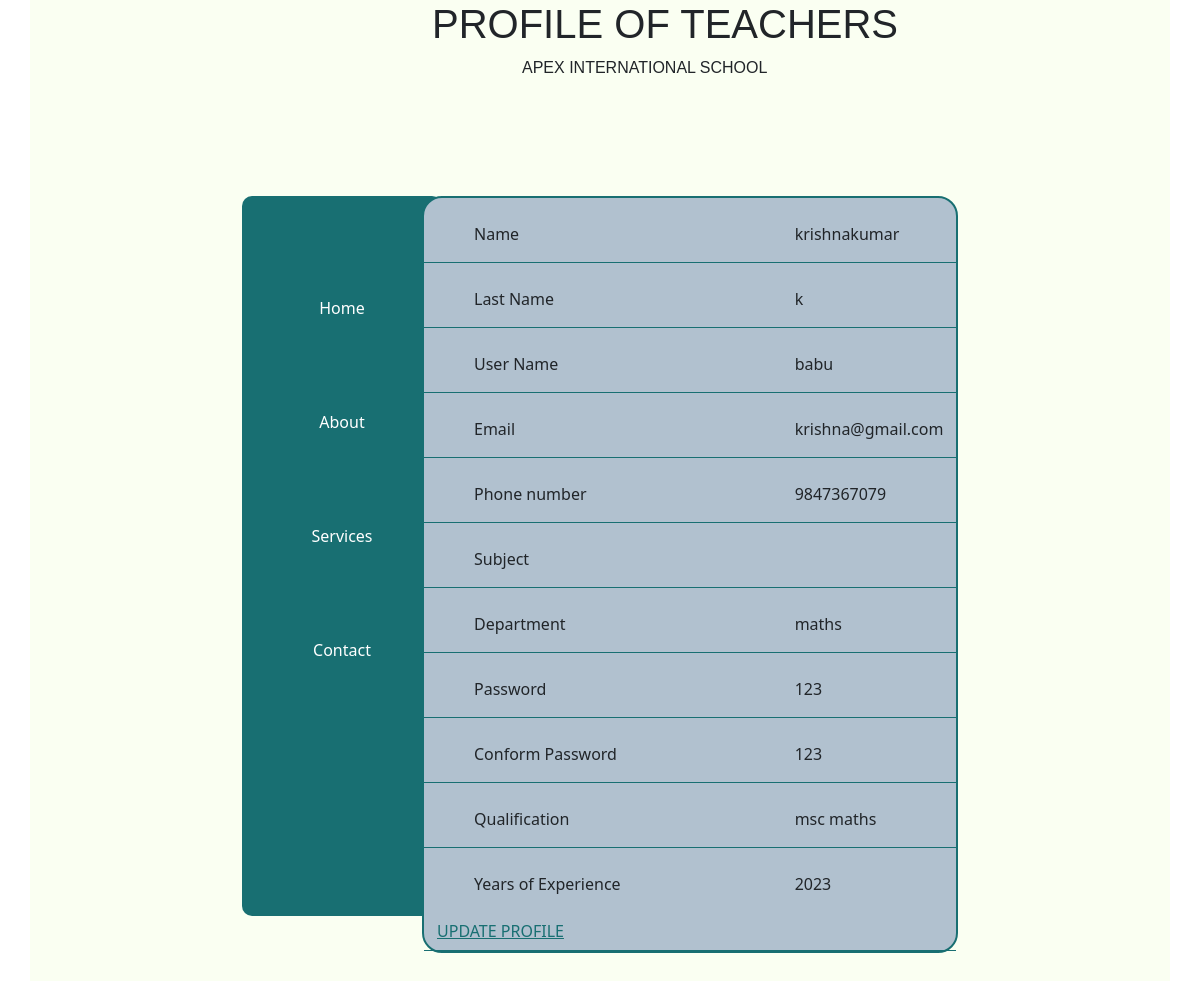
Screenshot of /profileteachers (signed in) with the database file from the repository.
### stdapplications/models.py (models this page shows)
class teacher(models.Model):
    user=models.ForeignKey(User,on_delete=models.CASCADE)
    name =models.CharField(max_length=250)
    lastname=models.CharField(max_length=250)
    username=models.CharField(max_length=250)
    email =models.CharField(max_length=250)
    phone= models.IntegerField()
    department=models.CharField(max_length=250)
    password=models.CharField(max_length=250)
    conform=models.CharField(max_length=250)
    subject=models.CharField(max_length=250)
    qualification=models.CharField(max_length=250)
    years=models.IntegerField()
    status=models.CharField(max_length=250)
    role=models.CharField(max_length=250)
    def __str__(self):
        return self.name

### stdapplications/views.py (the view)
# urls.py: path('profileteachers',views.profileteachers,name='profileteachers'),
def profileteachers(request):
    if request.user:
        user=request.user
        sing=teacher.objects.filter(user=user)
        print(sing)
    return render(request,'profileteacher.html',{'data':sing})

### stdapplications/templates/profileteacher.html (shortened to what this page needs)
<!DOCTYPE html>
<html lang="en">
<head>
    <link href="https://cdn.jsdelivr.net/npm/bootstrap@5.1.3/dist/css/bootstrap.min.css" rel="stylesheet">
  <link rel="stylesheet" href="../static/css/adminteacher.css">
</head>
<body>
  <div class="container" style="background-color:rgba(250, 255, 241, 0.9);">
    <div class="row">
      <h1 style="margin-left: 390px;font-family:Arial, Helvetica, sans-serif">PROFILE OF TEACHERS</h1>
      <p style="margin-left: 480px;font-family:Arial, Helvetica, sans-serif">APEX INTERNATIONAL SCHOOL</p>
      <div class="col-md-4">
        <div class="profile-links" style="background-color: #186f72;padding: 50px;text-align: center;margin: 100px 50px 0 50px;margin-left:200px;margin-bottom: 100px; width: 200px;height:720px;color: bisque;border-radius: 10px;">
          <li style="display: block;margin: 10px 0;"><a
              style="color:#fff; text-decoration:none;margin: 40px 0;display: inline-block;" href="#">Home</a></li>
          <li style="display: block;margin: 10px 0;"><a
              style="color:#fff; text-decoration:none;margin: 40px 0;display: inline-block;" href="#">About</a></li>
          <li style="display: block;margin: 10px 0;"><a
              style="color:#fff; text-decoration:none;margin: 40px 0;display: inline-block;" href="#">Services</a></li>
          <li style="display: block;margin: 10px 0;"><a
              style="color:#fff; text-decoration:none;margin: 40px 0;display: inline-block;" href="#">Contact</a></li>
        </div>
      </div>
      <div class="col-md-6">
        <div class="mt-custum" style="margin-top:100px; margin-right: 10px;background-color: #b1c1cf;min-height: 300px; border-radius: 20px;border: 2px solid  #186f72;box-shadow: 2px 4px 20px solid #b1c1cf;"><br>
          <div class="details" style="border-bottom: 1px solid #186f72;" >
            <div class="row">
              <div class="col-8">
                {% for i in data %}
                <p style="margin-left:50px;">Name</p>
              </div>
              <div class="col-4">
                {{i.name}}
              </div>
            </div>
          </div><br>
            <div class="details" style="border-bottom: 1px solid #186f72;">
              <div class="row">
                <div class="col-8">
                  <p style="margin-left:50px;">Last Name</p>
                </div>
                <div class="col-4">
                  {{i.lastname}}
                </div>
              </div>
            </div><br>
            <div class="details" style="border-bottom: 1px solid #186f72;">
              <div class="row">
                <div class="col-8">
                  <p style="margin-left:50px;">User Name</p>
                </div>
                <div class="col-4">
                  {{i.username}}
                </div>
              </div>
            </div><br>
            <div class="details" style="border-bottom: 1px solid #186f72;">
              <div class="row">
                <div class="col-8">
                  <p style="margin-left:50px;">Email</p>
                </div>
                <div class="col-4">
                  {{i.email}}
                </div>
              </div>
            </div><br>
            <div class="details" style="border-bottom: 1px solid #186f72;">
              <div class="row">
                <div class="col-8">
                  <p style="margin-left:50px;">Phone number</p>
                </div>
                <div class="col-4">
                  {{i.phone}}
                </div>
              </div>
            </div><br>
            <div class="details" style="border-bottom: 1px solid #186f72;">
              <div class="row">
                <div class="col-8">
                  <p style="margin-left:50px;">Subject</p>
                </div>
                <div class="col-4">
                </div>
              </div>
        </div><BR>
            <div class="details" style="border-bottom: 1px solid #186f72;">
              <div class="row">
                <div class="col-8">
                  <p style="margin-left:50px;">Department</p>
                </div>
                <div class="col-4">
                  {{i.department}}
                </div>
              </div>
            </div><br>
            <div class="details" style="border-bottom: 1px solid #186f72;">
              <div class="row">
                <div class="col-8">
                  <p style="margin-left:50px;">Password</p>
                </div>
                <div class="col-4">
                  {{i.password}}
                </div>
              </div>
            </div><br>
            <div class="details" style="border-bottom: 1px solid #186f72;">
              <div class="row">
                <div class="col-8">
                  <p style="margin-left:50px;">Conform Password</p>
                </div>
                <div class="col-4">
                  {{i.conform}}
                </div>
              </div>
            </div><br>
            <div class="details" style="border-bottom: 1px solid #186f72;">
              <div class="row">
                <div class="col-8">
                  <p style="margin-left:50px;">Qualification</p>
                </div>
                <div class="col-4">
                  {{i.qualification}}
                </div>
              </div>
            </div><br>
            <div class="details" style="border-bottom: 1px solid #186f72;">
              <div class="row">
                <div class="col-8">
                  <p style="margin-left:50px;">Years of Experience</p>
                </div>
                <div class="col-4">
                  {{i.years}}
                </div>
              </div>
              <button class="btn -btn-light"><a href="{% url 'editte' i.id %}" style="color:#186f72;">UPDATE PROFILE</a></button>
            </div>
            {% endfor %}
          </div>
        </div>
      </div>
    </div>
</body>
</html>

### stdapplications/static/css/adminteacher.css (style rules this page uses)
* { margin: 0px; padding: 0px; box-sizing: border-box; }
body ,html { overflow-x: hidden; }

### rows the page displays
teacher: name "krishnakumar", lastname "k", username "babu", email "krishna@gmail.com", phone "9847367079", department "maths", password "123", conform "123", qualification "msc maths", years "2023"
